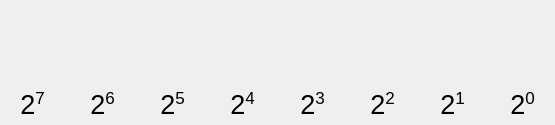
   <widget class="QWidget" name="bulb_container" native="true">
    <property name="geometry">
     <rect>
      <x>39</x>
      <y>316</y>
      <width>555</width>
      <height>125</height>
     </rect>
    </property>
    <property name="styleSheet">
     <string notr="true">QFrame#bulb_1 {image: url(&quot;res/bulb_off.png&quot;);}
QFrame#bulb_2 {image: url(&quot;res/bulb_off.png&quot;);}
QFrame#bulb_3 {image: url(&quot;res/bulb_off.png&quot;);}
QFrame#bulb_4 {image: url(&quot;res/bulb_off.png&quot;);}
QFrame#bulb_5 {image: url(&quot;res/bulb_off.png&quot;);}
QFrame#bulb_6 {image: url(&quot;res/bulb_off.png&quot;);}
QFrame#bulb_7 {image: url(&quot;res/bulb_off.png&quot;);}
QFrame#bulb_8 {image: url(&quot;res/bulb_off.png&quot;);}
* {font: 20pt &quot;Rubik&quot;;}</string>
    </property>
    <widget class="QFrame" name="bulb_2">
     <property name="geometry">
      <rect>
       <x>420</x>
       <y>0</y>
       <width>65</width>
       <height>80</height>
      </rect>
     </property>
     <property name="autoFillBackground">
      <bool>false</bool>
     </property>
     <property name="styleSheet">
      <string notr="true"/>
     </property>
     <property name="frameShape">
      <enum>QFrame::NoFrame</enum>
     </property>
     <property name="frameShadow">
      <enum>QFrame::Raised</enum>
     </property>
    </widget>
    <widget class="QFrame" name="bulb_5">
     <property name="geometry">
      <rect>
       <x>210</x>
       <y>0</y>
       <width>65</width>
       <height>80</height>
      </rect>
     </property>
     <property name="autoFillBackground">
      <bool>false</bool>
     </property>
     <property name="styleSheet">
      <string notr="true"/>
     </property>
     <property name="frameShape">
      <enum>QFrame::NoFrame</enum>
     </property>
     <property name="frameShadow">
      <enum>QFrame::Raised</enum>
     </property>
    </widget>
    <widget class="QFrame" name="bulb_3">
     <property name="geometry">
      <rect>
       <x>350</x>
       <y>0</y>
       <width>65</width>
       <height>80</height>
      </rect>
     </property>
     <property name="autoFillBackground">
      <bool>false</bool>
     </property>
     <property name="styleSheet">
      <string notr="true"/>
     </property>
     <property name="frameShape">
      <enum>QFrame::NoFrame</enum>
     </property>
     <property name="frameShadow">
      <enum>QFrame::Raised</enum>
     </property>
    </widget>
    <widget class="QFrame" name="bulb_7">
     <property name="geometry">
      <rect>
       <x>70</x>
       <y>0</y>
       <width>65</width>
       <height>80</height>
      </rect>
     </property>
     <property name="autoFillBackground">
      <bool>false</bool>
     </property>
     <property name="styleSheet">
      <string notr="true"/>
     </property>
     <property name="frameShape">
      <enum>QFrame::NoFrame</enum>
     </property>
     <property name="frameShadow">
      <enum>QFrame::Raised</enum>
     </property>
    </widget>
    <widget class="QFrame" name="bulb_1">
     <property name="geometry">
      <rect>
       <x>490</x>
       <y>0</y>
       <width>65</width>
       <height>80</height>
      </rect>
     </property>
     <property name="autoFillBackground">
      <bool>false</bool>
     </property>
     <property name="styleSheet">
      <string notr="true"/>
     </property>
     <property name="frameShape">
      <enum>QFrame::NoFrame</enum>
     </property>
     <property name="frameShadow">
      <enum>QFrame::Raised</enum>
     </property>
    </widget>
    <widget class="QFrame" name="bulb_4">
     <property name="geometry">
      <rect>
       <x>280</x>
       <y>0</y>
       <width>65</width>
       <height>80</height>
      </rect>
     </property>
     <property name="autoFillBackground">
      <bool>false</bool>
     </property>
     <property name="styleSheet">
      <string notr="true"/>
     </property>
     <property name="frameShape">
      <enum>QFrame::NoFrame</enum>
     </property>
     <property name="frameShadow">
      <enum>QFrame::Raised</enum>
     </property>
    </widget>
    <widget class="QFrame" name="bulb_8">
     <property name="geometry">
      <rect>
       <x>0</x>
       <y>0</y>
       <width>65</width>
       <height>80</height>
      </rect>
     </property>
     <property name="autoFillBackground">
      <bool>false</bool>
     </property>
     <property name="styleSheet">
      <string notr="true"/>
     </property>
     <property name="frameShape">
      <enum>QFrame::NoFrame</enum>
     </property>
     <property name="frameShadow">
      <enum>QFrame::Raised</enum>
     </property>
    </widget>
    <widget class="QFrame" name="bulb_6">
     <property name="geometry">
      <rect>
       <x>140</x>
       <y>0</y>
       <width>65</width>
       <height>80</height>
      </rect>
     </property>
     <property name="autoFillBackground">
      <bool>false</bool>
     </property>
     <property name="styleSheet">
      <string notr="true"/>
     </property>
     <property name="frameShape">
      <enum>QFrame::NoFrame</enum>
     </property>
     <property name="frameShadow">
      <enum>QFrame::Raised</enum>
     </property>
    </widget>
    <widget class="QLabel" name="bulb_desc_1">
     <property name="geometry">
      <rect>
       <x>490</x>
       <y>85</y>
       <width>65</width>
       <height>40</height>
      </rect>
     </property>
     <property name="font">
      <font>
       <pointsize>20</pointsize>
       <italic>false</italic>
       <bold>false</bold>
      </font>
     </property>
     <property name="styleSheet">
      <string notr="true"/>
     </property>
     <property name="text">
      <string>&lt;html&gt;&lt;head/&gt;&lt;body&gt;&lt;p&gt;2&lt;span style=&quot; vertical-align:super;&quot;&gt;0&lt;/span&gt;&lt;/p&gt;&lt;/body&gt;&lt;/html&gt;</string>
     </property>
     <property name="alignment">
      <set>Qt::AlignCenter</set>
     </property>
    </widget>
    <widget class="QLabel" name="bulb_desc_2">
     <property name="geometry">
      <rect>
       <x>420</x>
       <y>85</y>
       <width>65</width>
       <height>40</height>
      </rect>
     </property>
     <property name="font">
      <font>
       <pointsize>20</pointsize>
       <italic>false</italic>
       <bold>false</bold>
      </font>
     </property>
     <property name="styleSheet">
      <string notr="true"/>
     </property>
     <property name="text">
      <string>&lt;html&gt;&lt;head/&gt;&lt;body&gt;&lt;p&gt;2&lt;span style=&quot; vertical-align:super;&quot;&gt;1&lt;/span&gt;&lt;/p&gt;&lt;/body&gt;&lt;/html&gt;</string>
     </property>
     <property name="alignment">
      <set>Qt::AlignCenter</set>
     </property>
    </widget>
    <widget class="QLabel" name="bulb_desc_3">
     <property name="geometry">
      <rect>
       <x>350</x>
       <y>85</y>
       <width>65</width>
       <height>40</height>
      </rect>
     </property>
     <property name="font">
      <font>
       <pointsize>20</pointsize>
       <italic>false</italic>
       <bold>false</bold>
      </font>
     </property>
     <property name="styleSheet">
      <string notr="true"/>
     </property>
     <property name="text">
      <string>&lt;html&gt;&lt;head/&gt;&lt;body&gt;&lt;p&gt;2&lt;span style=&quot; vertical-align:super;&quot;&gt;2&lt;/span&gt;&lt;/p&gt;&lt;/body&gt;&lt;/html&gt;</string>
     </property>
     <property name="alignment">
      <set>Qt::AlignCenter</set>
     </property>
    </widget>
    <widget class="QLabel" name="bulb_desc_4">
     <property name="geometry">
      <rect>
       <x>280</x>
       <y>85</y>
       <width>65</width>
       <height>40</height>
      </rect>
     </property>
     <property name="font">
      <font>
       <pointsize>20</pointsize>
       <italic>false</italic>
       <bold>false</bold>
      </font>
     </property>
     <property name="styleSheet">
      <string notr="true"/>
     </property>
     <property name="text">
      <string>&lt;html&gt;&lt;head/&gt;&lt;body&gt;&lt;p&gt;2&lt;span style=&quot; vertical-align:super;&quot;&gt;3&lt;/span&gt;&lt;/p&gt;&lt;/body&gt;&lt;/html&gt;</string>
     </property>
     <property name="alignment">
      <set>Qt::AlignCenter</set>
     </property>
    </widget>
    <widget class="QLabel" name="bulb_desc_5">
     <property name="geometry">
      <rect>
       <x>210</x>
       <y>85</y>
       <width>65</width>
       <height>40</height>
      </rect>
     </property>
     <property name="font">
      <font>
       <pointsize>20</pointsize>
       <italic>false</italic>
       <bold>false</bold>
      </font>
     </property>
     <property name="styleSheet">
      <string notr="true"/>
     </property>
     <property name="text">
      <string>&lt;html&gt;&lt;head/&gt;&lt;body&gt;&lt;p&gt;2&lt;span style=&quot; vertical-align:super;&quot;&gt;4&lt;/span&gt;&lt;/p&gt;&lt;/body&gt;&lt;/html&gt;</string>
     </property>
     <property name="alignment">
      <set>Qt::AlignCenter</set>
     </property>
    </widget>
    <widget class="QLabel" name="bulb_desc_6">
     <property name="geometry">
      <rect>
       <x>140</x>
       <y>85</y>
       <width>65</width>
       <height>40</height>
      </rect>
     </property>
     <property name="font">
      <font>
       <pointsize>20</pointsize>
       <italic>false</italic>
       <bold>false</bold>
      </font>
     </property>
     <property name="styleSheet">
      <string notr="true"/>
     </property>
     <property name="text">
      <string>&lt;html&gt;&lt;head/&gt;&lt;body&gt;&lt;p&gt;2&lt;span style=&quot; vertical-align:super;&quot;&gt;5&lt;/span&gt;&lt;/p&gt;&lt;/body&gt;&lt;/html&gt;</string>
     </property>
     <property name="alignment">
      <set>Qt::AlignCenter</set>
     </property>
    </widget>
    <widget class="QLabel" name="bulb_desc_7">
     <property name="geometry">
      <rect>
       <x>70</x>
       <y>85</y>
       <width>65</width>
       <height>40</height>
      </rect>
     </property>
     <property name="font">
      <font>
       <pointsize>20</pointsize>
       <italic>false</italic>
       <bold>false</bold>
      </font>
     </property>
     <property name="styleSheet">
      <string notr="true"/>
     </property>
     <property name="text">
      <string>&lt;html&gt;&lt;head/&gt;&lt;body&gt;&lt;p&gt;2&lt;span style=&quot; vertical-align:super;&quot;&gt;6&lt;/span&gt;&lt;/p&gt;&lt;/body&gt;&lt;/html&gt;</string>
     </property>
     <property name="alignment">
      <set>Qt::AlignCenter</set>
     </property>
    </widget>
    <widget class="QLabel" name="bulb_desc_8">
     <property name="geometry">
      <rect>
       <x>0</x>
       <y>85</y>
       <width>65</width>
       <height>40</height>
      </rect>
     </property>
     <property name="font">
      <font>
       <pointsize>20</pointsize>
       <italic>false</italic>
       <bold>false</bold>
      </font>
     </property>
     <property name="styleSheet">
      <string notr="true"/>
     </property>
     <property name="text">
      <string>&lt;html&gt;&lt;head/&gt;&lt;body&gt;&lt;p&gt;2&lt;span style=&quot; vertical-align:super;&quot;&gt;7&lt;/span&gt;&lt;/p&gt;&lt;/body&gt;&lt;/html&gt;</string>
     </property>
     <property name="alignment">
      <set>Qt::AlignCenter</set>
     </property>
    </widget>
   </widget>
